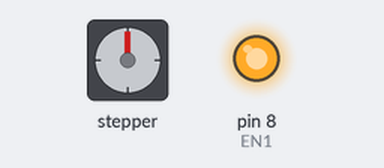
The sketch below on a simulated Arduino Uno, built with avr-gcc and run on an emulated ATmega328P. Shown: stepper motor, output pins drawn as LEDs (lit = HIGH). Wiring (inferred from the names in the program): stepper motor driver (200 steps per turn assumed): step pin 6; direction pin 9. Pins used as bus, display or sensor lines are not drawn.

Above: at 0.1 s.
Timing chart, 0 to 1.6 s (numbered marks = the images above):
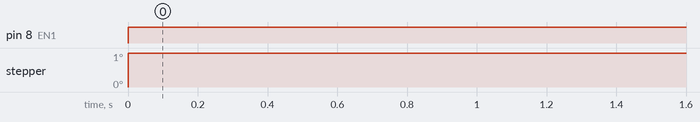

The sketch:

sm42.ino
```cpp
#define DIR1  9//乘电机方向
#define STP1  6//步进
#define EN1  8//使能

void setup()
{
//TCCR2B = TCCR2B & 0xF8 | 5;


  pinMode(DIR1, OUTPUT);

  pinMode(STP1, OUTPUT);

  pinMode(EN1, OUTPUT);

  Serial.begin(9600);
}

void loop()
{
digitalWrite(EN1, HIGH); //处于能转动状态
digitalWrite(DIR1, HIGH); //乘电机上升
analogWrite(STP1, 200);
delay(2000);//持续2*楼层秒数
//digitalWrite(EN1, HIGH); //处于能转动状态
//digitalWrite(DIR1, HIGH); //乘电机上升
//analogWrite(STP1, 200);
//delay(2000);//持续2*楼层秒数
}
```

Measured:
- by itself, pin 8 (EN1): LOW → HIGH at 0.00 s
